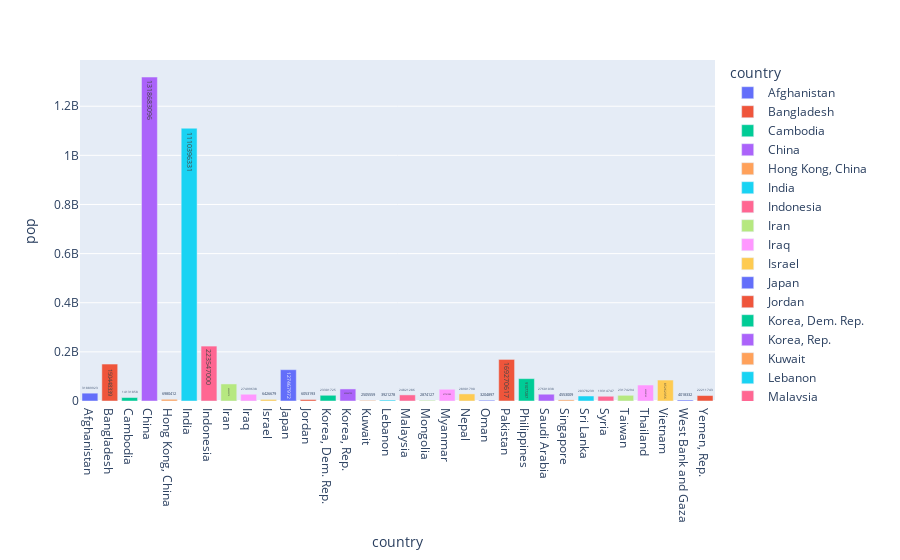

The cell this chart's notebook holds for it:
### Code cell
# pop > 2.e6 means greater than 2000000
df_asia = px.data.gapminder().query("continent == 'Asia' and year == 2007 and pop > 2.e6")
fig = px.bar(df_europe, y='pop', x='country', text='pop', color='country')
fig.update_layout(
    autosize=True,
    #width=1000,
    height=600
)

### Figure 1 — Plotly figure (JSON) as saved in the notebook; plotly's stock layout.template omitted (floating-point values rounded to 4 significant figures)
{"data": [{"alignmentgroup": "True", "hovertemplate": "country=%{x}<br>pop=%{text}<extra></extra>", "legendgroup": "Afghanistan", "marker": {"color": "#636efa", "pattern": {"shape": ""}}, "name": "Afghanistan", "offsetgroup": "Afghanistan", "orientation": "v", "showlegend": true, "text": [31889923], "textposition": "auto", "type": "bar", "x": ["Afghanistan"], "xaxis": "x", "y": [31889923], "yaxis": "y"}, {"alignmentgroup": "True", "hovertemplate": "country=%{x}<br>pop=%{text}<extra></extra>", "legendgroup": "Bangladesh", "marker": {"color": "#EF553B", "pattern": {"shape": ""}}, "name": "Bangladesh", "offsetgroup": "Bangladesh", "orientation": "v", "showlegend": true, "text": [150448339], "textposition": "auto", "type": "bar", "x": ["Bangladesh"], "xaxis": "x", "y": [150448339], "yaxis": "y"}, {"alignmentgroup": "True", "hovertemplate": "country=%{x}<br>pop=%{text}<extra></extra>", "legendgroup": "Cambodia", "marker": {"color": "#00cc96", "pattern": {"shape": ""}}, "name": "Cambodia", "offsetgroup": "Cambodia", "orientation": "v", "showlegend": true, "text": [14131858], "textposition": "auto", "type": "bar", "x": ["Cambodia"], "xaxis": "x", "y": [14131858], "yaxis": "y"}, {"alignmentgroup": "True", "hovertemplate": "country=%{x}<br>pop=%{text}<extra></extra>", "legendgroup": "China", "marker": {"color": "#ab63fa", "pattern": {"shape": ""}}, "name": "China", "offsetgroup": "China", "orientation": "v", "showlegend": true, "text": [1318683096], "textposition": "auto", "type": "bar", "x": ["China"], "xaxis": "x", "y": [1318683096], "yaxis": "y"}, {"alignmentgroup": "True", "hovertemplate": "country=%{x}<br>pop=%{text}<extra></extra>", "legendgroup": "Hong Kong, China", "marker": {"color": "#FFA15A", "pattern": {"shape": ""}}, "name": "Hong Kong, China", "offsetgroup": "Hong Kong, China", "orientation": "v", "showlegend": true, "text": [6980412], "textposition": "auto", "type": "bar", "x": ["Hong Kong, China"], "xaxis": "x", "y": [6980412], "yaxis": "y"}, {"alignmentgroup": "True", "hovertemplate": "country=%{x}<br>pop=%{text}<extra></extra>", "legendgroup": "India", "marker": {"color": "#19d3f3", "pattern": {"shape": ""}}, "name": "India", "offsetgroup": "India", "orientation": "v", "showlegend": true, "text": [1110396331], "textposition": "auto", "type": "bar", "x": ["India"], "xaxis": "x", "y": [1110396331], "yaxis": "y"}, {"alignmentgroup": "True", "hovertemplate": "country=%{x}<br>pop=%{text}<extra></extra>", "legendgroup": "Indonesia", "marker": {"color": "#FF6692", "pattern": {"shape": ""}}, "name": "Indonesia", "offsetgroup": "Indonesia", "orientation": "v", "showlegend": true, "text": [223547000], "textposition": "auto", "type": "bar", "x": ["Indonesia"], "xaxis": "x", "y": [223547000], "yaxis": "y"}, {"alignmentgroup": "True", "hovertemplate": "country=%{x}<br>pop=%{text}<extra></extra>", "legendgroup": "Iran", "marker": {"color": "#B6E880", "pattern": {"shape": ""}}, "name": "Iran", "offsetgroup": "Iran", "orientation": "v", "showlegend": true, "text": [69453570], "textposition": "auto", "type": "bar", "x": ["Iran"], "xaxis": "x", "y": [69453570], "yaxis": "y"}, {"alignmentgroup": "True", "hovertemplate": "country=%{x}<br>pop=%{text}<extra></extra>", "legendgroup": "Iraq", "marker": {"color": "#FF97FF", "pattern": {"shape": ""}}, "name": "Iraq", "offsetgroup": "Iraq", "orientation": "v", "showlegend": true, "text": [27499638], "textposition": "auto", "type": "bar", "x": ["Iraq"], "xaxis": "x", "y": [27499638], "yaxis": "y"}, {"alignmentgroup": "True", "hovertemplate": "country=%{x}<br>pop=%{text}<extra></extra>", "legendgroup": "Israel", "marker": {"color": "#FECB52", "pattern": {"shape": ""}}, "name": "Israel", "offsetgroup": "Israel", "orientation": "v", "showlegend": true, "text": [6426679], "textposition": "auto", "type": "bar", "x": ["Israel"], "xaxis": "x", "y": [6426679], "yaxis": "y"}, {"alignmentgroup": "True", "hovertemplate": "country=%{x}<br>pop=%{text}<extra></extra>", "legendgroup": "Japan", "marker": {"color": "#636efa", "pattern": {"shape": ""}}, "name": "Japan", "offsetgroup": "Japan", "orientation": "v", "showlegend": true, "text": [127467972], "textposition": "auto", "type": "bar", "x": ["Japan"], "xaxis": "x", "y": [127467972], "yaxis": "y"}, {"alignmentgroup": "True", "hovertemplate": "country=%{x}<br>pop=%{text}<extra></extra>", "legendgroup": "Jordan", "marker": {"color": "#EF553B", "pattern": {"shape": ""}}, "name": "Jordan", "offsetgroup": "Jordan", "orientation": "v", "showlegend": true, "text": [6053193], "textposition": "auto", "type": "bar", "x": ["Jordan"], "xaxis": "x", "y": [6053193], "yaxis": "y"}, {"alignmentgroup": "True", "hovertemplate": "country=%{x}<br>pop=%{text}<extra></extra>", "legendgroup": "Korea, Dem. Rep.", "marker": {"color": "#00cc96", "pattern": {"shape": ""}}, "name": "Korea, Dem. Rep.", "offsetgroup": "Korea, Dem. Rep.", "orientation": "v", "showlegend": true, "text": [23301725], "textposition": "auto", "type": "bar", "x": ["Korea, Dem. Rep."], "xaxis": "x", "y": [23301725], "yaxis": "y"}, {"alignmentgroup": "True", "hovertemplate": "country=%{x}<br>pop=%{text}<extra></extra>", "legendgroup": "Korea, Rep.", "marker": {"color": "#ab63fa", "pattern": {"shape": ""}}, "name": "Korea, Rep.", "offsetgroup": "Korea, Rep.", "orientation": "v", "showlegend": true, "text": [49044790], "textposition": "auto", "type": "bar", "x": ["Korea, Rep."], "xaxis": "x", "y": [49044790], "yaxis": "y"}, {"alignmentgroup": "True", "hovertemplate": "country=%{x}<br>pop=%{text}<extra></extra>", "legendgroup": "Kuwait", "marker": {"color": "#FFA15A", "pattern": {"shape": ""}}, "name": "Kuwait", "offsetgroup": "Kuwait", "orientation": "v", "showlegend": true, "text": [2505559], "textposition": "auto", "type": "bar", "x": ["Kuwait"], "xaxis": "x", "y": [2505559], "yaxis": "y"}, {"alignmentgroup": "True", "hovertemplate": "country=%{x}<br>pop=%{text}<extra></extra>", "legendgroup": "Lebanon", "marker": {"color": "#19d3f3", "pattern": {"shape": ""}}, "name": "Lebanon", "offsetgroup": "Lebanon", "orientation": "v", "showlegend": true, "text": [3921278], "textposition": "auto", "type": "bar", "x": ["Lebanon"], "xaxis": "x", "y": [3921278], "yaxis": "y"}, {"alignmentgroup": "True", "hovertemplate": "country=%{x}<br>pop=%{text}<extra></extra>", "legendgroup": "Malaysia", "marker": {"color": "#FF6692", "pattern": {"shape": ""}}, "name": "Malaysia", "offsetgroup": "Malaysia", "orientation": "v", "showlegend": true, "text": [24821286], "textposition": "auto", "type": "bar", "x": ["Malaysia"], "xaxis": "x", "y": [24821286], "yaxis": "y"}, {"alignmentgroup": "True", "hovertemplate": "country=%{x}<br>pop=%{text}<extra></extra>", "legendgroup": "Mongolia", "marker": {"color": "#B6E880", "pattern": {"shape": ""}}, "name": "Mongolia", "offsetgroup": "Mongolia", "orientation": "v", "showlegend": true, "text": [2874127], "textposition": "auto", "type": "bar", "x": ["Mongolia"], "xaxis": "x", "y": [2874127], "yaxis": "y"}, {"alignmentgroup": "True", "hovertemplate": "country=%{x}<br>pop=%{text}<extra></extra>", "legendgroup": "Myanmar", "marker": {"color": "#FF97FF", "pattern": {"shape": ""}}, "name": "Myanmar", "offsetgroup": "Myanmar", "orientation": "v", "showlegend": true, "text": [47761980], "textposition": "auto", "type": "bar", "x": ["Myanmar"], "xaxis": "x", "y": [47761980], "yaxis": "y"}, {"alignmentgroup": "True", "hovertemplate": "country=%{x}<br>pop=%{text}<extra></extra>", "legendgroup": "Nepal", "marker": {"color": "#FECB52", "pattern": {"shape": ""}}, "name": "Nepal", "offsetgroup": "Nepal", "orientation": "v", "showlegend": true, "text": [28901790], "textposition": "auto", "type": "bar", "x": ["Nepal"], "xaxis": "x", "y": [28901790], "yaxis": "y"}, {"alignmentgroup": "True", "hovertemplate": "country=%{x}<br>pop=%{text}<extra></extra>", "legendgroup": "Oman", "marker": {"color": "#636efa", "pattern": {"shape": ""}}, "name": "Oman", "offsetgroup": "Oman", "orientation": "v", "showlegend": true, "text": [3204897], "textposition": "auto", "type": "bar", "x": ["Oman"], "xaxis": "x", "y": [3204897], "yaxis": "y"}, {"alignmentgroup": "True", "hovertemplate": "country=%{x}<br>pop=%{text}<extra></extra>", "legendgroup": "Pakistan", "marker": {"color": "#EF553B", "pattern": {"shape": ""}}, "name": "Pakistan", "offsetgroup": "Pakistan", "orientation": "v", "showlegend": true, "text": [169270617], "textposition": "auto", "type": "bar", "x": ["Pakistan"], "xaxis": "x", "y": [169270617], "yaxis": "y"}, {"alignmentgroup": "True", "hovertemplate": "country=%{x}<br>pop=%{text}<extra></extra>", "legendgroup": "Philippines", "marker": {"color": "#00cc96", "pattern": {"shape": ""}}, "name": "Philippines", "offsetgroup": "Philippines", "orientation": "v", "showlegend": true, "text": [91077287], "textposition": "auto", "type": "bar", "x": ["Philippines"], "xaxis": "x", "y": [91077287], "yaxis": "y"}, {"alignmentgroup": "True", "hovertemplate": "country=%{x}<br>pop=%{text}<extra></extra>", "legendgroup": "Saudi Arabia", "marker": {"color": "#ab63fa", "pattern": {"shape": ""}}, "name": "Saudi Arabia", "offsetgroup": "Saudi Arabia", "orientation": "v", "showlegend": true, "text": [27601038], "textposition": "auto", "type": "bar", "x": ["Saudi Arabia"], "xaxis": "x", "y": [27601038], "yaxis": "y"}, {"alignmentgroup": "True", "hovertemplate": "country=%{x}<br>pop=%{text}<extra></extra>", "legendgroup": "Singapore", "marker": {"color": "#FFA15A", "pattern": {"shape": ""}}, "name": "Singapore", "offsetgroup": "Singapore", "orientation": "v", "showlegend": true, "text": [4553009], "textposition": "auto", "type": "bar", "x": ["Singapore"], "xaxis": "x", "y": [4553009], "yaxis": "y"}, {"alignmentgroup": "True", "hovertemplate": "country=%{x}<br>pop=%{text}<extra></extra>", "legendgroup": "Sri Lanka", "marker": {"color": "#19d3f3", "pattern": {"shape": ""}}, "name": "Sri Lanka", "offsetgroup": "Sri Lanka", "orientation": "v", "showlegend": true, "text": [20378239], "textposition": "auto", "type": "bar", "x": ["Sri Lanka"], "xaxis": "x", "y": [20378239], "yaxis": "y"}, {"alignmentgroup": "True", "hovertemplate": "country=%{x}<br>pop=%{text}<extra></extra>", "legendgroup": "Syria", "marker": {"color": "#FF6692", "pattern": {"shape": ""}}, "name": "Syria", "offsetgroup": "Syria", "orientation": "v", "showlegend": true, "text": [19314747], "textposition": "auto", "type": "bar", "x": ["Syria"], "xaxis": "x", "y": [19314747], "yaxis": "y"}, {"alignmentgroup": "True", "hovertemplate": "country=%{x}<br>pop=%{text}<extra></extra>", "legendgroup": "Taiwan", "marker": {"color": "#B6E880", "pattern": {"shape": ""}}, "name": "Taiwan", "offsetgroup": "Taiwan", "orientation": "v", "showlegend": true, "text": [23174294], "textposition": "auto", "type": "bar", "x": ["Taiwan"], "xaxis": "x", "y": [23174294], "yaxis": "y"}, {"alignmentgroup": "True", "hovertemplate": "country=%{x}<br>pop=%{text}<extra></extra>", "legendgroup": "Thailand", "marker": {"color": "#FF97FF", "pattern": {"shape": ""}}, "name": "Thailand", "offsetgroup": "Thailand", "orientation": "v", "showlegend": true, "text": [65068149], "textposition": "auto", "type": "bar", "x": ["Thailand"], "xaxis": "x", "y": [65068149], "yaxis": "y"}, {"alignmentgroup": "True", "hovertemplate": "country=%{x}<br>pop=%{text}<extra></extra>", "legendgroup": "Vietnam", "marker": {"color": "#FECB52", "pattern": {"shape": ""}}, "name": "Vietnam", "offsetgroup": "Vietnam", "orientation": "v", "showlegend": true, "text": [85262356], "textposition": "auto", "type": "bar", "x": ["Vietnam"], "xaxis": "x", "y": [85262356], "yaxis": "y"}, {"alignmentgroup": "True", "hovertemplate": "country=%{x}<br>pop=%{text}<extra></extra>", "legendgroup": "West Bank and Gaza", "marker": {"color": "#636efa", "pattern": {"shape": ""}}, "name": "West Bank and Gaza", "offsetgroup": "West Bank and Gaza", "orientation": "v", "showlegend": true, "text": [4018332], "textposition": "auto", "type": "bar", "x": ["West Bank and Gaza"], "xaxis": "x", "y": [4018332], "yaxis": "y"}, {"alignmentgroup": "True", "hovertemplate": "country=%{x}<br>pop=%{text}<extra></extra>", "legendgroup": "Yemen, Rep.", "marker": {"color": "#EF553B", "pattern": {"shape": ""}}, "name": "Yemen, Rep.", "offsetgroup": "Yemen, Rep.", "orientation": "v", "showlegend": true, "text": [22211743], "textposition": "auto", "type": "bar", "x": ["Yemen, Rep."], "xaxis": "x", "y": [22211743], "yaxis": "y"}], "layout": {"autosize": true, "barmode": "relative", "legend": {"title": {"text": "country"}, "tracegroupgap": 0}, "margin": {"t": 60}, "xaxis": {"anchor": "y", "autorange": true, "categoryarray": ["Afghanistan", "Bangladesh", "Cambodia", "China", "Hong Kong, China", "India", "Indonesia", "Iran", "Iraq", "Israel", "Japan", "Jordan", "Korea, Dem. Rep.", "Korea, Rep.", "Kuwait", "Lebanon", "Malaysia", "Mongolia", "Myanmar", "Nepal", "Oman", "Pakistan", "Philippines", "Saudi Arabia", "Singapore", "Sri Lanka", "Syria", "Taiwan", "Thailand", "Vietnam", "West Bank and Gaza", "Yemen, Rep."], "categoryorder": "array", "domain": [0, 1], "range": [-0.5, 31.5], "title": {"text": "country"}, "type": "category"}, "yaxis": {"anchor": "x", "autorange": true, "domain": [0, 1], "range": [0, 1388000000.0], "title": {"text": "pop"}, "type": "linear"}}}
